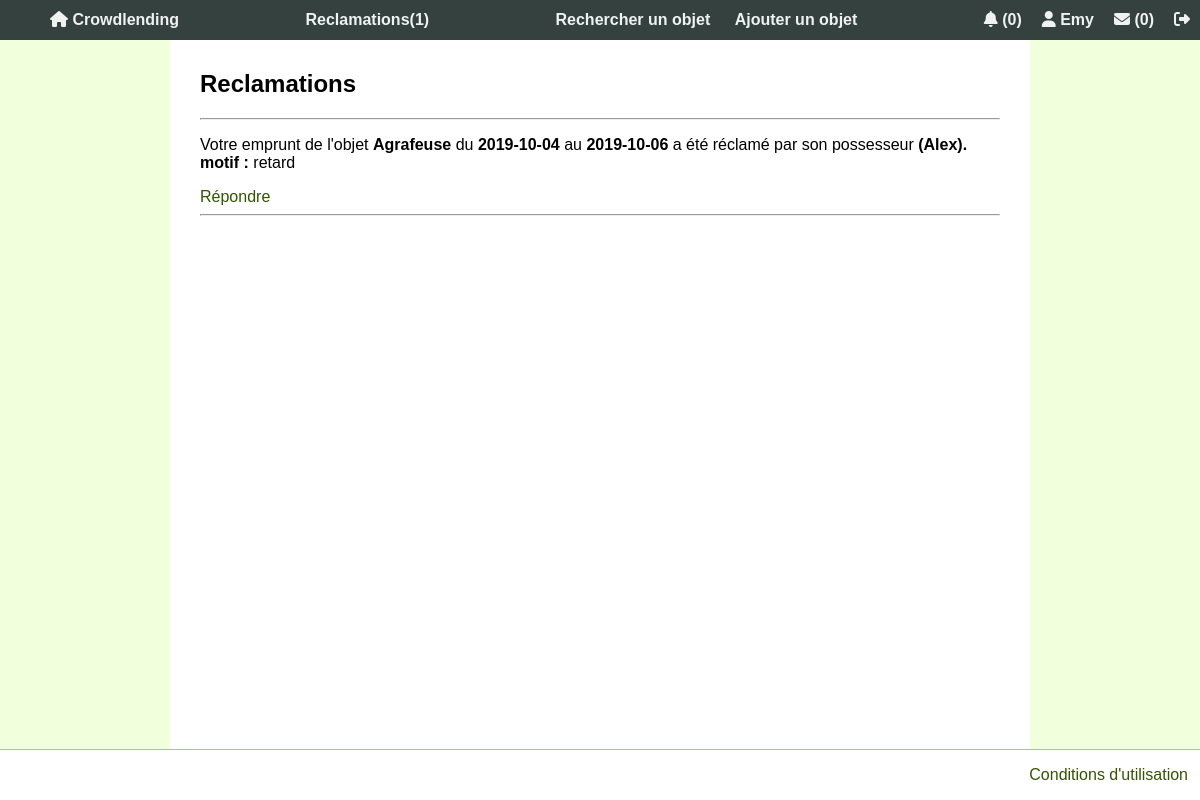
Screenshot of /NotifReclamation.php (signed in) with the database file from the repository.
### tables this page shows
CREATE TABLE Membre
(
    idMembre INT PRIMARY KEY NOT NULL AUTO_INCREMENT,
    pseudo VARCHAR(16) NOT NULL UNIQUE,
    email VARCHAR(100) NOT NULL UNIQUE,
    mdp VARCHAR(200) NOT NULL,
    nom VARCHAR(50) NOT NULL,
    prenom VARCHAR(50) NOT NULL,
    adresse VARCHAR(200) NOT NULL,
    telephone VARCHAR(15) NOT NULL,
    idRole INT NOT NULL,
    note int,
    image varchar(255) DEFAULT 'profil.png',
    banni BOOLEAN NOT NULL DEFAULT FALSE,
    cle varchar(32) NOT NULL,
    actif int(11) DEFAULT NULL,
    CONSTRAINT UC_Membre UNIQUE (pseudo,email),
    FOREIGN KEY (idRole) REFERENCES Role(idRole)
);

CREATE TABLE Reclamation (
  idRec int(11) PRIMARY KEY NOT NULL AUTO_INCREMENT,
  idEmprunt int(11) NOT NULL UNIQUE,
  idEmprunteur int(11) NOT NULL,
  idPossesseur int(11) NOT NULL,
  motif VARCHAR(20),
  reponse VARCHAR(100),
  averti INT DEFAULT 0,
  FOREIGN KEY (idEmprunteur) REFERENCES  Membre(idMembre),
  FOREIGN KEY (idPossesseur) REFERENCES Membre(idMembre),
  FOREIGN KEY (idEmprunt) REFERENCES Emprunt(idEmprunt) ON DELETE CASCADE
);

CREATE TABLE Objet
(
  idObjet INT PRIMARY KEY NOT NULL AUTO_INCREMENT,
  nom VARCHAR(200) NOT NULL,
  idCategorie INT NOT NULL,
    idEtat INT NOT NULL,
  idPossesseur INT NOT NULL,
    signale INT NOT NULL DEFAULT 0,
	image varchar(255) DEFAULT 'default.jpg',
  FOREIGN KEY (idCategorie) REFERENCES Categorie(idCategorie),
    FOREIGN KEY (idEtat) REFERENCES Etat(idEtat),
  FOREIGN KEY (idPossesseur) REFERENCES Membre(idMembre)
);

CREATE TABLE Emprunt
(
    idEmprunt INT PRIMARY KEY NOT NULL AUTO_INCREMENT,
    idObjet INT NOT NULL,
    dateDebut DATE NOT NULL,
    dateFin DATE NOT NULL,
    idEmprunteur INT NOT NULL,
    validation TINYINT(1) NOT NULL DEFAULT 0,
    commentaire VARCHAR(2000),
    date_commentaire VARCHAR(2000),
    noteEmprunteur INT DEFAULT 0,
    FOREIGN KEY (idObjet)  REFERENCES Objet(idObjet) ON DELETE CASCADE,
    FOREIGN KEY (idEmprunteur)  REFERENCES Membre(idMembre)
);

### NotifReclamation.php (the view, shortened to what this page needs)
<?php require "header.php" ?>
<?php
echo"<section>";
	$id_user=$_SESSION['id'];
	$req = $bdd->prepare('
				SELECT idRec As idR,reponse, m.pseudo AS possesseur, motif,r.idEmprunt,e.idObjet, o.nom AS objet_n, e.dateDebut AS date_D, e.dateFin AS date_f
				from Reclamation r
				JOIN Membre m ON
				r.idPossesseur = m.idMembre AND r.idEmprunteur=?
				JOIN Emprunt e ON
				r.idEmprunt = e.idEmprunt
				Join Objet o ON
				e.idObjet = o.idObjet');
	$req -> execute(array($id_user));
	echo "<h1> Reclamations </h1>";
	echo"<hr>";
	while ($donnees = $req->fetch()){
		$idR=$donnees['idR'];
		echo "<p> Votre emprunt de l'objet <B>".$donnees['objet_n']." </B> du <b>".$donnees['date_D'] ."</b> au <b>".$donnees['date_f']." </b>a été réclamé par son possesseur <B> (".$donnees['possesseur'].").</b><br> <b>motif : </b>".$donnees['motif']."</p>";
	  if($donnees['reponse']==null){
			echo "<a href=\"NotifReclamation?idR=$idR\">Répondre</a>";
	  }
	  else{
	  echo "<p><i>Vous avez répondu à cette réclamation</i></p>";}
		echo"<hr>";
	}
echo "</section>";
?>
<?php require "footer.php"?>

### header.php (shortened to what this page needs)
<!DOCTYPE HTML>
<html lang="fr">
<head>
	<link rel="stylesheet" media="screen" type="text/css" href="style/style.css"/>
</head>
<body>
	<?php
	require_once("connexionBD.php");
	if(isset($_SESSION['id'])){
		$query = $bdd->prepare("SELECT pseudo, idRole, banni FROM Membre WHERE idMembre = ?");
		$query->execute(array($_SESSION['id']));
		$row = $query->fetch();
	}
	?>
	<header>
		<nav>
			<ul>
				<div>
					<li><a href="index.php"> <i class="fas fa-home"></i> Crowdlending</a></li>
				</div>
				<div>
				<?php
					if(isset($_SESSION['id'])){
						if($row['idRole'] == 2){
						$id_user=$_SESSION['id'];
						$nbrec1 = $bdd->query("SELECT COUNT(*) AS nb FROM Reclamation WHERE idEmprunteur =".$id_user);
						$rowrec = $nbrec1->fetch();
						echo '<li><a href="NotifReclamation.php"> Reclamations(' . $rowrec['nb'] . ')  </a></li>';
						}
					}
					?>
				</div>
				<div>
					<li><a href="recherche.php"> Rechercher un objet </a></li>
					<li><a href="formAddObjet.php"> Ajouter un objet </a></li>
				</div>
				<div>
					<?php
					if(isset($_SESSION['id'])){
						$nbNotif = $bdd->prepare('SELECT COUNT(*) AS nbNotif FROM Notification WHERE idMembreNotif = :idMembre AND lu = FALSE');
						$nbNotif->execute(array('idMembre'=>$_SESSION['id']));
						$rowNotif = $nbNotif->fetch();
						echo '<li><a href="notifications.php"> <i class="fas fa-bell"></i> (' . $rowNotif['nbNotif'] . ')</a></li>';
						echo '<li><a href="espacePerso.php"> <i class="fas fa-user"></i> ' . $row['pseudo'] . '</a></li>';
						$nbNotifMes = $bdd->prepare('SELECT COUNT(*) AS nbNotifMes FROM NotificationMessage WHERE idRecepteur = :idMembre AND lu = FALSE');
						$nbNotifMes->execute(array('idMembre'=>$_SESSION['id']));
						$rowNotifMes = $nbNotifMes->fetch();
						echo "<li><a title = 'Messagerie' href='messages.php'><i class='fas fa-envelope'></i></i> (" . $rowNotifMes['nbNotifMes'] . ")</a></li>";
						echo "<li><a title = 'Déconnexion' href='deconnexion.php'><i class='fas fa-sign-out-alt'></i></a></li>";
					}
					else{
						echo '<li><a href="login.php"> Se connecter </a></li>';
					}
					?>
				</div>
			</ul>
		</nav>
	</header>

### style/style.css (style rules this page uses)
html { height: 100%; width: 100%; margin:0px; padding: 0px; }
body { margin:0px; padding: 0px; width: 100%; font-family: Arial, Verdana, Geneva, sans-serif; background-color: #f2ffdd; min-height:100vh; display:flex; flex-direction:column; }
section { flex-grow: 1; padding: 30px; margin: auto; width: 800px; background-color: white; padding-top: 50px; }
header { position: fixed; top: 0; width: 100%; height:40px; background-color:#34413F; display: flex; justify-content: center; }
a, a:visited { color:#335400; text-decoration: none; }
nav { flex: 1 1 auto; display: flex; justify-content: center; }
nav ul { list-style-type:none; flex: 1 1 auto; display:flex; justify-content: space-between; align-items: center; }
nav ul li { display:inline-flex; }
nav ul li a { text-align: center; padding: 10px 10px; text-decoration: none; font-weight: bold; color: black; }
header nav ul li a, header nav ul li a:visited { text-align: center; padding: 10px 10px; text-decoration: none; font-weight: bold; color:#EFF2F1; }
h1 { font-size: 1.5em }
hr { color:#EFF2F1; }

### rows the page displays
membre: pseudo "Emy"
reclamation: objet.nom "Agrafeuse", idEmprunt.dateDebut "2019-10-04", idEmprunt.dateFin "2019-10-06", idPossesseur.pseudo "Alex", motif "retard"

### other values shown
$rowrec['nb'] "1"
$rowNotif['nbNotif'] "0"
$rowNotifMes['nbNotifMes'] "0"
